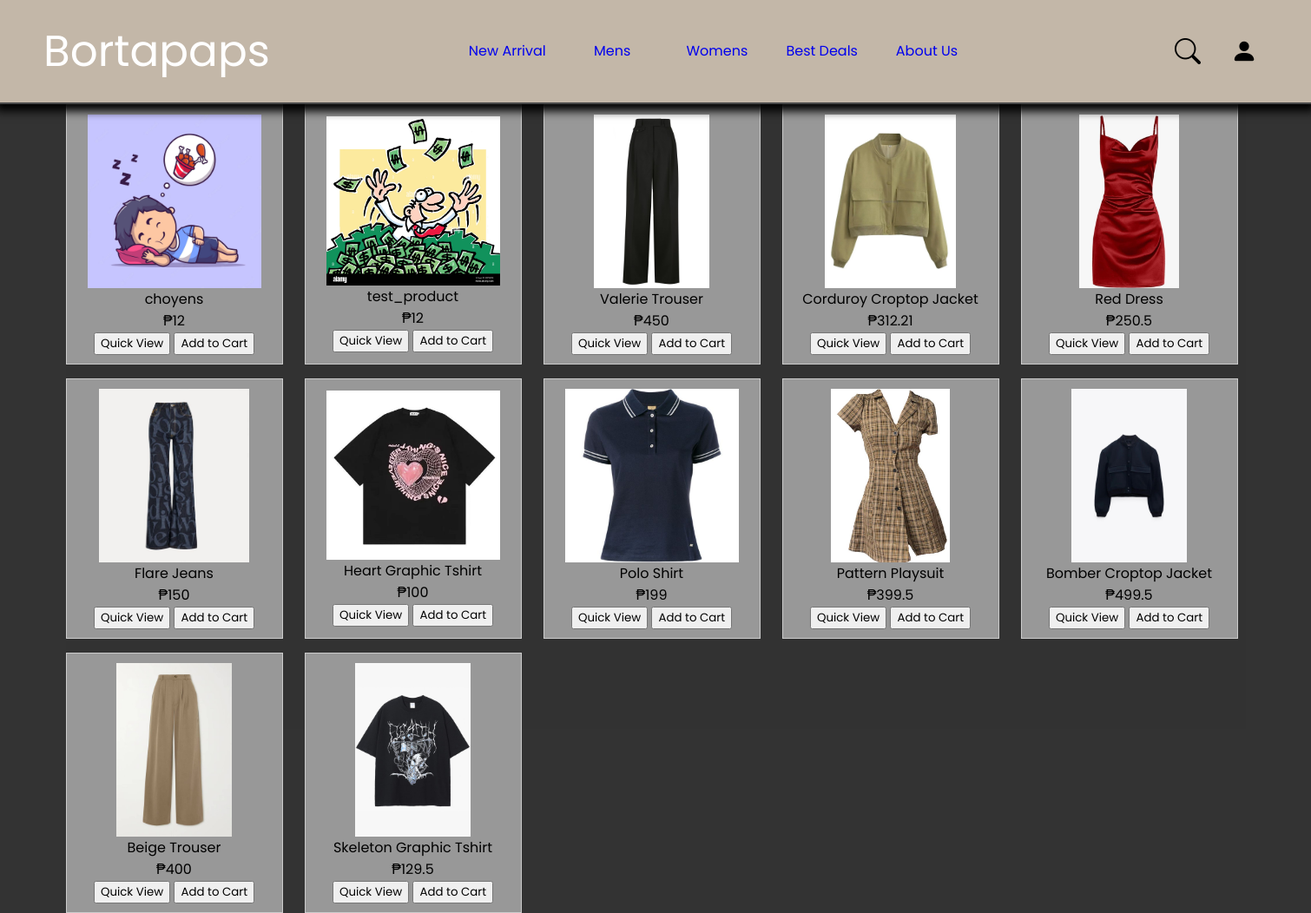
The app's page /testBortapaps/items/items.php?category=Womens, older data.
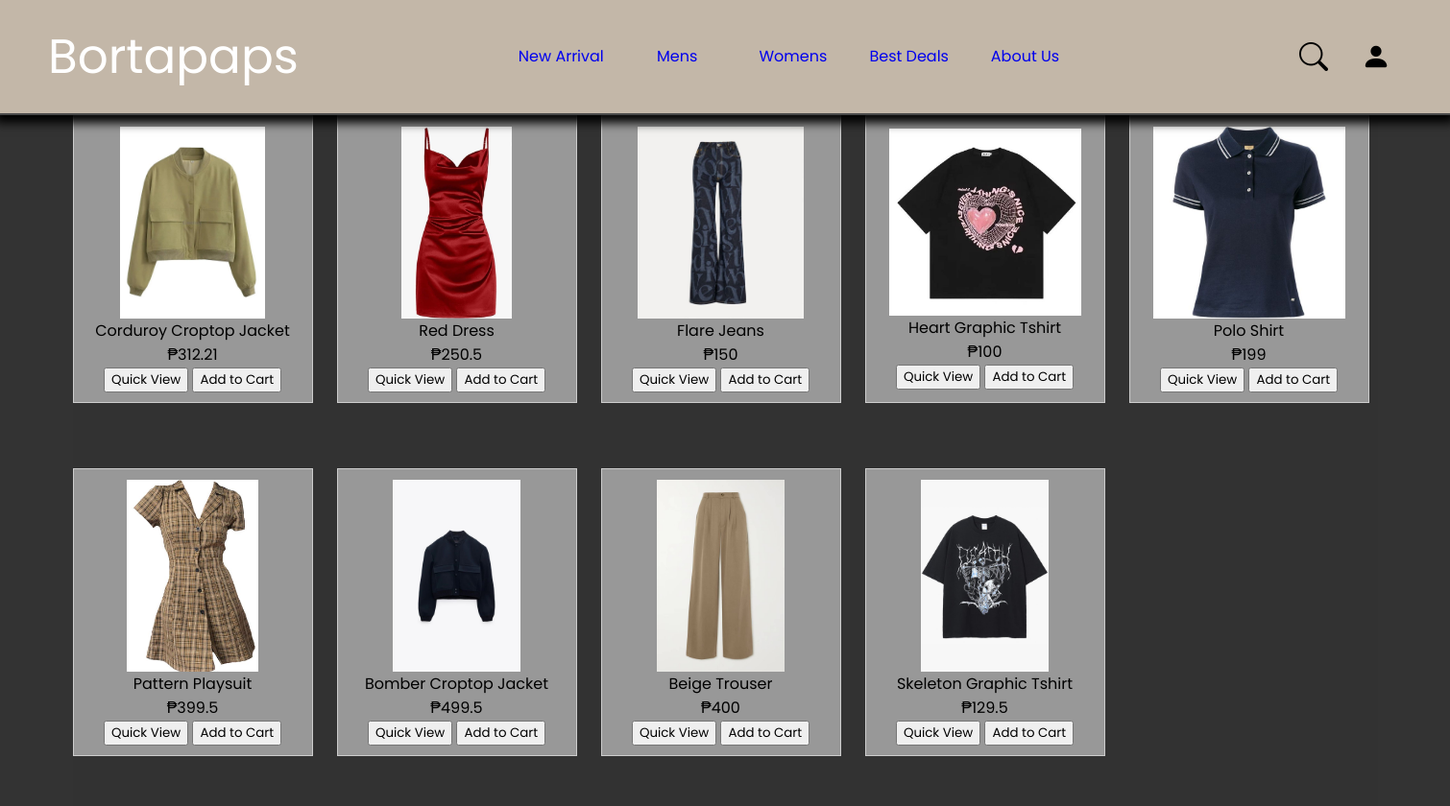
The same page, newer data.
### tables this page shows
CREATE TABLE `products` (
  `id` int(11) NOT NULL,
  `name` varchar(255) NOT NULL,
  `description` text NOT NULL,
  `price` double NOT NULL,
  `category` varchar(255) DEFAULT NULL,
  `path` varchar(255) NOT NULL
);

### testBortapaps/items/item-maker.php (the view, shortened to what this page needs)
<div class="items-container">
            <?php
                if(isset($_GET['category'])){
                    $category = $_GET['category'];
                    if($category == "New Arrival"){
                        $sql = "SELECT * FROM `products` ORDER BY `products`.`id` DESC LIMIT 10";
                        $result = mysqli_query($conn, $sql);
                        while($row = mysqli_fetch_assoc($result)){
                        ?>
                        <form method="post" id="item-form" name="item-form">
                            <div class="item-box">
                                <input type="hidden" id="pid" name="pid" value="<?=$row['id']?>">
                                <img src="../Products/<?= $row['path'] ?>" width="200px" height="200px" style="object-fit:contain;" alt="This is an item image">
                                <div class="item-details">
                                    <span><?= $row['name']?></span>
                                    <span>₱<?=$row['price']?></span>
                                </div>
                                <div class="item-options">
                                    <input type="button" value="Quick View" id="quick-view">
                                    <input type="submit" value="Add to Cart" id="to-cart" name="to-cart">
                                </div>
                            </div>
                        </form>
        <?php
                }
            }
            else{
                        $sql = "SELECT * FROM products WHERE category = '$category'";
                        $result = mysqli_query($conn, $sql);
                        if(mysqli_num_rows($result) > 0){
                            while($row = mysqli_fetch_assoc($result)){
            ?>
                        <form method="post" id="item-form" name="item-form">
                            <div class="item-box">
                                <img src="../Products/<?= $row['path'] ?>" width="200px" height="200px" style="object-fit:contain;" alt="This is an item image">
                                <div class="item-details">
                                    <span><?= $row['name']?></span>
                                    <span>₱<?=$row['price']?></span>
                                </div>
                                <div class="item-options">
                                    <input type="button" value="Quick View" id="quick-view">
                                    <input type="submit" value="Add to Cart" id="to-cart" name="to-cart">
                                </div>
                            </div>
                        </form>
            <?php
                        }
                    }
                }
            }
            ?>
</div>

### testBortapaps/components/header.php (shortened to what this page needs)
<!DOCTYPE html>
<html lang="en">
<head>
    <link rel="stylesheet" href="../css/main-style.css">
</head>
<body>
    <div class="header">
        <a href="../index.php" class="logo">Bortapaps</a>
        <div class="menu">
            <a href="../items/items.php?category=New Arrival" class="new-arrivals">New Arrival</a>
            <a href="../items/items.php?category=Mens" class="men">Mens</a>
            <a href="../items/items.php?category=Womens" class="women">Womens</a>
            <a href="../items/items.php?category=Best Deals" class="best-deals">Best Deals</a>
            <a href="../index.php#items-us" class="about-us">About Us</a>
        </div>
        <div class="icons">
            <div class="search-container">
                <div class="search">
                    <i class="bi bi-search" id="search-icon"></i>
                </div>
            </div>
            <i class="bi bi-person-fill" id="user-btn"></i>
        </div>
    </div>
</body>
</html>

### testBortapaps/items/items.php (shortened to what this page needs)
<?php
    include('../components/header.php');
?>
<!DOCTYPE html>
<html lang="en">
<head>
    <link rel="stylesheet" href="../css/main-style.css">
</head>
<body>
    <div class="main-container">
        <?php include 'item-maker.php' ?>
    </div>
</body>
</html>

### testBortapaps/css/main-style.css (style rules this page uses)
* { box-sizing: border-box; margin: 0px; font-family: "Poppins", sans-serif; font-optical-sizing: auto; font-style: normal; }
body { background-color: #333; overflow-x: hidden; display: flex; flex-direction: column; }
.header { background-color: rgb(195, 183, 168); width: 100%; height: 15vh; z-index: 3; display: flex; align-items: center; padding: 50px; justify-content: space-between; border-bottom: 2px solid rgb(73, 73, 73); box-shadow: 0px 3px 10px 5px #000000; }
.header .logo { color: white; text-decoration: none; font-size: 50px; }
.header .menu { height: 15vh; width: 40vw; text-align: center; vertical-align: middle; display: flex; justify-content: center; align-items: center; }
.header .menu a { width: 100%; text-align: center; transition: background-color .5s; line-height: 15vh; text-decoration: none; }
.header .icons { display: flex; align-items: center; }
.header .icons i { height: 40px; width: 40px; display: flex; align-items: center; justify-content: center; cursor: pointer; font-size: 30px; margin: 7px; }
.search { width: 55px; border-radius: 40px; transition: width .5s ease-out; display: flex; align-items: center; }
.search-container { display: flex; align-items: center; height: 15vh; }
.main-container { width: 100%; background-color: #333; display:flex; align-items: center; justify-content: center; }
.items-container { height: 90vh; width: 90vw; background-color: rgba(50, 50, 50, 0.792);; display: grid; grid-template-columns: repeat(5, 1fr); gap: 16px; }
.items-container .item-box { padding: 15px; background-color: #cccccca9; border: 1px solid #ccc; display: flex; flex-direction: column; justify-content: center; align-items: center; width: 250px; height: 300px; }
.item-box .item-details { width: 100%; height: 100px; display: flex; flex-direction: column; justify-content: center; align-items: center; }

Row changes from the older to the newer data that the page shows:
removed products: path (picture), name "choyens", price "12"
removed products: path (picture), name "test_product", price "12"
removed products: path (picture), name "Valerie Trouser", price "450"
